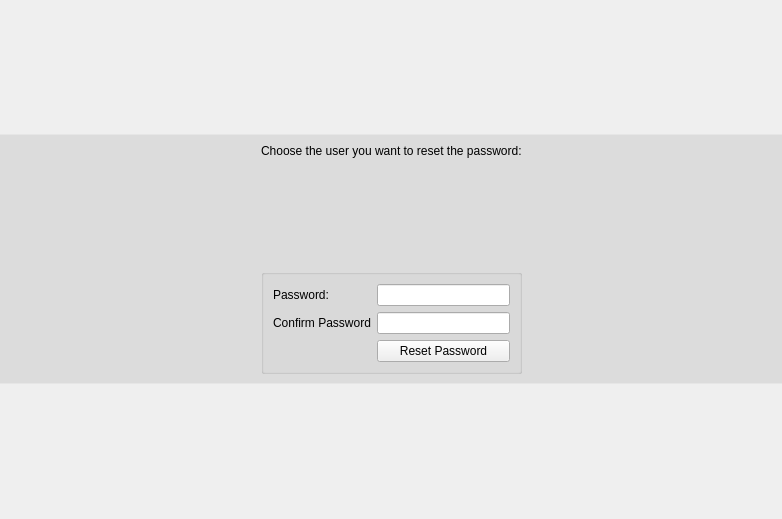
<?xml version="1.0" encoding="UTF-8"?>
<ui version="4.0">
 <class>RescuePasswordWidget</class>
 <widget class="QWidget" name="RescuePasswordWidget">
  <property name="geometry">
   <rect>
    <x>0</x>
    <y>0</y>
    <width>782</width>
    <height>519</height>
   </rect>
  </property>
  <layout class="QGridLayout" name="gridLayout">
   <property name="margin">
    <number>0</number>
   </property>
   <property name="spacing">
    <number>0</number>
   </property>
   <item row="0" column="0">
    <widget class="QFrame" name="frame">
     <property name="sizePolicy">
      <sizepolicy hsizetype="Expanding" vsizetype="Maximum">
       <horstretch>0</horstretch>
       <verstretch>0</verstretch>
      </sizepolicy>
     </property>
     <property name="minimumSize">
      <size>
       <width>600</width>
       <height>250</height>
      </size>
     </property>
     <property name="maximumSize">
      <size>
       <width>16777215</width>
       <height>250</height>
      </size>
     </property>
     <property name="styleSheet">
      <string notr="true">#frame{
background-color: rgba(0, 0, 0, 20);
border-top: 1px solid rgba(255, 255, 255, 75);/*white*/
border-bottom: 1px solid rgba(255, 255, 255, 75);/*white*/
background-repeat: no-repeat;
}

QListView {
show-decoration-selected: 1; /* make the selection span the entire width of the view */
 }

QListView{
background-color: rgba(0, 0, 0, 0);
border-radius:2px;
color:white;
}

QListView::item {
border-radius:2;
background-color:qlineargradient(spread:pad, x1:0, y1:0, x2:1, y2:0, stop:0 rgba(0, 0, 0, 0));
color: rgb(220, 220, 220);
padding:5
}

QListView::item:hover {
border-radius:2;
color:white;
}

QListView::item:selected {
border-radius:2;
background-color:qlineargradient(spread:pad, x1:0, y1:0, x2:1, y2:0, stop:0 rgba(52, 52, 52, 50));
color:white;
}
</string>
     </property>
     <property name="frameShape">
      <enum>QFrame::NoFrame</enum>
     </property>
     <property name="frameShadow">
      <enum>QFrame::Plain</enum>
     </property>
     <property name="lineWidth">
      <number>0</number>
     </property>
     <layout class="QHBoxLayout" name="horizontalLayout">
      <item>
       <spacer name="horizontalSpacer">
        <property name="orientation">
         <enum>Qt::Horizontal</enum>
        </property>
        <property name="sizeType">
         <enum>QSizePolicy::Expanding</enum>
        </property>
        <property name="sizeHint" stdset="0">
         <size>
          <width>203</width>
          <height>239</height>
         </size>
        </property>
       </spacer>
      </item>
      <item>
       <layout class="QVBoxLayout" name="verticalLayout">
        <item>
         <widget class="QLabel" name="infoLabel">
          <property name="styleSheet">
           <string notr="true"/>
          </property>
          <property name="text">
           <string>Choose the user you want to reset the password:</string>
          </property>
          <property name="wordWrap">
           <bool>false</bool>
          </property>
         </widget>
        </item>
        <item>
         <widget class="QListWidget" name="users">
          <property name="maximumSize">
           <size>
            <width>16777215</width>
            <height>100</height>
           </size>
          </property>
         </widget>
        </item>
        <item>
         <widget class="QGroupBox" name="groupBox">
          <property name="title">
           <string/>
          </property>
          <property name="flat">
           <bool>true</bool>
          </property>
          <layout class="QFormLayout" name="formLayout">
           <item row="0" column="0">
            <widget class="QLabel" name="confirmLabel">
             <property name="text">
              <string>Password:</string>
             </property>
             <property name="wordWrap">
              <bool>false</bool>
             </property>
            </widget>
           </item>
           <item row="0" column="1">
            <widget class="QLineEdit" name="password">
             <property name="echoMode">
              <enum>QLineEdit::Password</enum>
             </property>
            </widget>
           </item>
           <item row="1" column="0">
            <widget class="QLabel" name="passwordLabel">
             <property name="text">
              <string>Confirm Password</string>
             </property>
             <property name="wordWrap">
              <bool>false</bool>
             </property>
            </widget>
           </item>
           <item row="3" column="1">
            <widget class="QPushButton" name="resetPassword">
             <property name="enabled">
              <bool>true</bool>
             </property>
             <property name="text">
              <string>Reset Password</string>
             </property>
             <property name="flat">
              <bool>false</bool>
             </property>
            </widget>
           </item>
           <item row="1" column="1">
            <widget class="QLineEdit" name="confirm">
             <property name="echoMode">
              <enum>QLineEdit::Password</enum>
             </property>
            </widget>
           </item>
          </layout>
         </widget>
        </item>
       </layout>
      </item>
      <item>
       <spacer name="horizontalSpacer_2">
        <property name="orientation">
         <enum>Qt::Horizontal</enum>
        </property>
        <property name="sizeType">
         <enum>QSizePolicy::Expanding</enum>
        </property>
        <property name="sizeHint" stdset="0">
         <size>
          <width>225</width>
          <height>17</height>
         </size>
        </property>
       </spacer>
      </item>
     </layout>
     <zorder>horizontalSpacer_2</zorder>
    </widget>
   </item>
  </layout>
 </widget>
 <resources>
  <include location="../../../../yali-theme-pisi-1.0/data.qrc"/>
 </resources>
 <connections/>
</ui>
